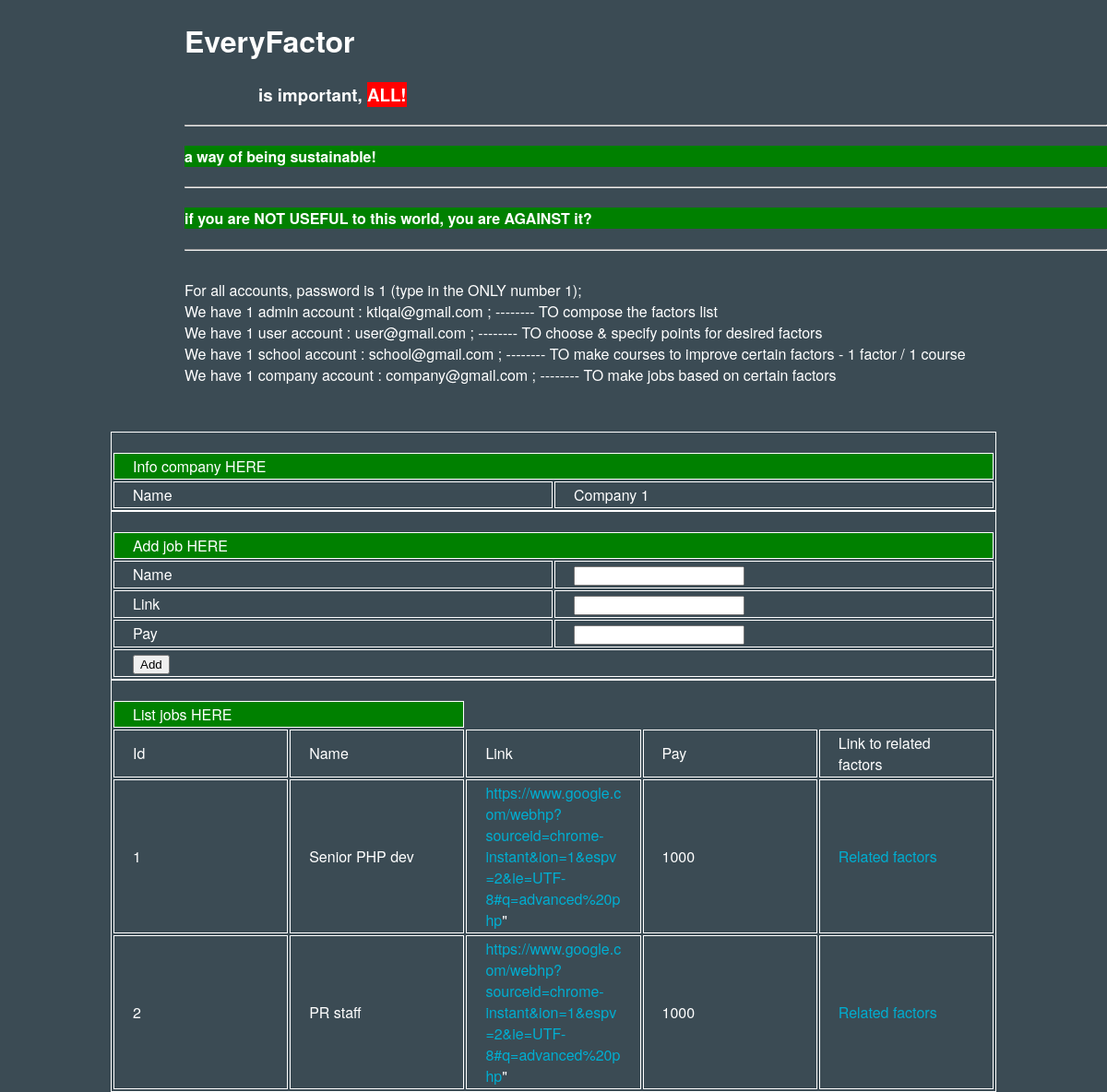
/companyjob.php (signed in), run on the app's committed database.
### tables this page shows
CREATE TABLE IF NOT EXISTS `user` (
`id` int(11) NOT NULL,
  `email` varchar(100) NOT NULL,
  `password` varchar(100) NOT NULL,
  `averagefactor` decimal(10,0) NOT NULL,
  `name` varchar(1000) NOT NULL,
  `web` varchar(1000) NOT NULL,
  `type` varchar(1000) NOT NULL
);

CREATE TABLE IF NOT EXISTS `job` (
`id` int(11) NOT NULL,
  `name` varchar(1000) NOT NULL,
  `link` varchar(1000) NOT NULL,
  `companyid` int(11) NOT NULL,
  `pay` int(11) NOT NULL
);

### companyjob.php (the view, shortened to what this page needs)
<?php
	require_once("db_config.php");
?>
<!DOCTYPE html>
<html>
<head>
	<link rel="stylesheet" href="style.css" />
</head>
<body>
	<div class="wrapper">
		<?php require_once('header.php'); ?>
		<table>
			<tr>
				<td colspan="2">Info company HERE</td>
			</tr>
			<?php
				$loginedid = $_SESSION["loginedid"];
				$sql = "SELECT * FROM user WHERE id=:id";
				$statement = $pdo->prepare($sql);
				$statement->bindParam(':id', $loginedid);
				$statement->execute();
				$row = $statement->fetch(PDO::FETCH_ASSOC);
			?>
			<tr>
				<td>Name</td>
				<td><?php echo $row['name']; ?></td>
			</tr>
		</table>
		<form method="post" action="companyjob.php">
			<table>
				<tr>
					<td colspan="2">Add job HERE</td>
				</tr>
				<tr>
					<td>Name</td>
					<td><input type="text" value="" name="name"></td>
				</tr>
				<tr>
					<td>Link</td>
					<td><input type="text" value="" name="link"></td>
				</tr>
				<tr>
					<td>Pay</td>
					<td><input type="text" value="" name="pay"></td>
				</tr>
				<tr>
					<td colspan="2"><input type="submit" value="Add" name="add"></td>
				</tr>
			</table>
		</form>
		<table>
				<tr>
					<td colspan="2">List jobs HERE</td>
				</tr>
				<tr>
					<td>Id</td>
					<td>Name</td>
					<td>Link</td>
					<td>Pay</td>
					<td>Link to related factors</td>
				</tr>
				<?php
					$sql = "SELECT id, name, link, pay FROM job WHERE companyid = :companyid";
					$statement = $pdo->prepare($sql);
					$loginedid = $_SESSION['loginedid'];
					$statement->bindParam(':companyid', $loginedid);
					$statement->execute();
					while ($row = $statement->fetch(PDO::FETCH_ASSOC)) {
				?>
				<tr>
					<td><?php echo $row['id']; ?></td>
					<td><?php echo $row['name']; ?></td>
					<td><a href="<?php echo $row['link']; ?>" target="_blank"><?php echo $row['link']; ?></a>"</td>
					<td><?php echo $row['pay']; ?></td>
					<td><a href="jobfactor.php?jobid=<?php echo $row['id']; ?>" target="_blank">Related factors</a></td>
				</tr>
					<?php } ?>
			</table>
</body>
</html>

### style.css (style rules this page uses)
body,html { background-color: #3b4b54; width : 100%; height: 100%; margin: 0 auto; font-family: "HelveticaNeue-Light", "Helvetica Neue Light", "Helvetica Neue", Helvetica, Arial, "Lucida Grande", sans-serif; color: #ffffff; }
a { text-decoration: none; color: #00aed1; }
table { table-layout: fixed; width: 80%; margin: 0 auto; word-wrap: break-word; padding-top: 20px; border: 1px solid white; }
tr:first-child { background-color: green; }
th, td { text-align: left; padding: 2px 20px; border: 1px solid white; }
.wrapper { margin-bottom: 50px; }

### data on the page
user: name "Company 1"
job: id "1", name "Senior PHP dev", link "https://www.google.com/webhp?sourceid=chrome-instant&ion=1&espv=2&ie=UTF-8#q=advanced%20php", pay "1000"
job: id "2", name "PR staff", link "https://www.google.com/webhp?sourceid=chrome-instant&ion=1&espv=2&ie=UTF-8#q=advanced%20php", pay "1000"
